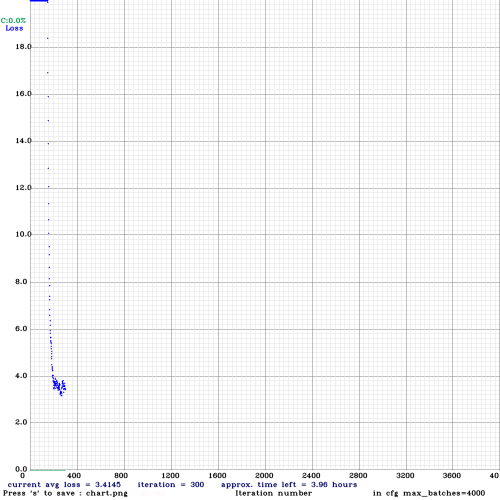
#> input picture files/chart.png, 1000 x 1000 px (shown at 1/2 size); its folder holds 3 pictures in this run
$ jupyter execute --allow-errors dezeen_3-model.ipynb   (shell and % lines are left out)
#> lines starting #> are read from the running program, lines starting #| are printed output that depends on the picture
# Introduction
This part of the repository builds a detection system based on YOLOv4 object detector.

# Environment setup

## Google Drive mount
I'm using Google Colaboratory as my default platform, therefore I need to set up my environment to integrate it with Google Drive. You can skip this bit if you're working locally.

1. Mount Google Drive on the runtime to be able to read and write files. This will ask you to log in to your Google Account and provide an authorization code.
2. Create a symbolic link to a working directory
3. Change the directory to the one where I cloned my repository.

[cell 1]
from google.colab import drive
#> (the rest of this cell did not finish here and is left out)

[cell 2]
%cd /mydrive

## Libraries & functions
- `cv2` - computer vision library
- `matplotlib.pyplot` - visualisation & plotting library
- `sys` - system-specific parameters and functions
- `os.path` - common pathname manipulations

[cell 3]
import cv2
import matplotlib.pyplot as plt
import sys
import os.path

#Darknet YOLOv4
YOLO (*You Only Look Once*) is an object detection system in real-time that recognizes various objects in a single enclosure. Currently it's one of the fastest and most precise object recognition systems.

Paper: [YOLOv4: Optimal Speed and Accuracy of Object Detection](https://arxiv.org/abs/2004.10934)

Code: [AlexeyAB/darknet](https://github.com/AlexeyAB/darknet)

Medium article: [YOLOv4 — the most accurate real-time neural network on MS COCO dataset.](https://medium.com/@alexeyab84/yolov4-the-most-accurate-real-time-neural-network-on-ms-coco-dataset-73adfd3602fe)

## Clone the repository
Let's first clone the official Darknet repository.

[cell 4]
# !git clone https://github.com/AlexeyAB/darknet

## GPU, OpenCV & CUDA
In order for the processing to run faster it's better to enable GPU acceleration within Colab notebook which will make the runtime 100 times faster. In order for Darknet to work propely we need to enable OpenCV and CUDA as well. To do so:

1. Navigate to `Edit -> Notebook settings -> Hardware Accelerator: GPU`
2. Use `sed -i` bash command to write some lines in-place to the `Makefile` to enable OpenCV, GPU and CUDNN.

[cell 5]
# %cd /mydrive/darknet
# !sed -i 's/OPENCV=0/OPENCV=1/' Makefile
# !sed -i 's/GPU=0/GPU=1/' Makefile
# !sed -i 's/CUDNN=0/CUDNN=1/' Makefile
# !sed -i 's/CUDNN_HALF=0/CUDNN_HALF=1/' Makefile

## Verify CUDA
CUDA is a parallel computing platform and application programming interface model created by Nvidia. It allows to use a CUDA-enabled graphics processing unit.

[cell 6]
# !/usr/local/cuda/bin/nvcc --version

## Make Darknet
`make` command builds Darknet and creates executables to run or train object detectors

[cell 7]
# !make

## Weights
YOLOv4 comes with pre-trained weights trained on 80 object categories of [MS COCO Dataset](https://cocodataset.org/) which is a good starting point for further development. Let's download them from the official Darknet repository using `wget`.

[cell 8]
# !wget https://github.com/AlexeyAB/darknet/releases/download/darknet_yolo_v3_optimal/yolov4.weights

# Object detection

## Helper functions

[cell 9]
def showIMG(path):
  image = cv2.imread(path)
  height, width = image.shape[:2]
  resized_image = cv2.resize(
      image,
      (3*width, 3*height),
      interpolation = cv2.INTER_CUBIC
      )

  fig = plt.gcf()
  fig.set_size_inches(18, 10)
  plt.axis("off")
  plt.imshow(
      cv2.cvtColor(
          resized_image,
          cv2.COLOR_BGR2RGB
          )
      )
  plt.show()

## Out the box object detection
Darknet is now built and ready to run detections using YOLOv4 and pre-trained weights. It can already detect 80 classes of COCO Dataset. Let's test its performance on a pre-uploaded test picture.

- `./darknet` - YOLOv4 executable
- `detector` - detection function
- `coco.data` - dataset configuration
- `yolov4.cfg` - system architecture configuration
- `yolov4.weights` - pre-trained weights

[cell 10]
%cd /mydrive/darknet
#> (the rest of this cell did not finish here and is left out)

## Customized object detection
By using commandline flags it's possible to customize the detector to our needs.
- `-tresh 0.5` - sets the treshold value for predictions
- `-dont_show` - skips outputting the prediction picture (Notebook shows an error when trying to display the prediction)
- `-ext_output` - outputs bounding boxes coordinates
- `-out` - saves the prediction output to an external file

#> (a cell that did not finish here is left out)


## Detection detail export
Let's save image detection details of multiple images into a .JSON file.

[cell 12]
# !./darknet detector test cfg/coco.data cfg/yolov4.cfg yolov4.weights -thresh 0.5 -dont_show -ext_output -out /mydrive/files/test_results.json < /mydrive/files/images.txt

# Open Images Dataset v6
To add extra classes and improve performance let's download some more data from [Open Images Dataset v6](https://storage.googleapis.com/openimages/web/index.html). To do so let's use [OIDv4 ToolKit](https://github.com/theAIGuysCode/OIDv4_ToolKit).

## Categories
1. Create a list of Open Images categories to download
2. Create a string of collapsed category names for later use as a command parameter
3. Export category list to a txt file

[cell 13]
classes = [
           'Sink',
           'Stairs',
           'Chair',
           'Cabinetry',
           'Desk',
           'Studio couch',
           'Couch',
           'Door',
           'Shower',
           'Wardrobe',
           'Nightstand',
           'Bathtub',
           'Houseplant',
           'Sofa bed',
           'Curtain',
           'Bed',
           'Fireplace',
           'Bookcase',
           'Table',
           'Mirror',
           'Chest of drawers',
           'Cupboard',
           'Coffee table',
           'Toilet',
           'Bench',
           'Window',
           'Closet',
           'Lamp',
           'Drawer',
           'Stool'
           ]

[cell 14]
classes_dashed = ' '.join([cls.replace(' ', '_') for cls in classes])
classes_dashed

[cell 15]
%cd /mydrive/OIDv4_ToolKit/
with open('classes.txt', 'w') as output:
    output.write('\n'.join(classes))

## OIDv4_ToolKit
Let's use the [OIDv4_ToolKit](https://github.com/theAIGuysCode/OIDv4_ToolKit) repository to download the image files from the Open Image Dataset

[cell 16]
# %cd /mydrive
# !git clone https://github.com/theAIGuysCode/OIDv4_ToolKit.git

## Install the library requirements
Let's install the library requirements essential for the toolkit to work properly.

## Download training & validation sets
Let's use OIDv4_ToolKit's `main.py downloader` script to download the image files.
- `--classes` followed by previously created collapsed string of category names points to the image classes we want to download
- `--type_csv` followed by `train` on `validation` indicates which dataset type we want to download
- `--limit` followed by an integer indicates the maximum of files we want to download
- `--multiclasses` followed by `1` or `0` indicates if we're deadling with a single- or a multiclass classification problem

1. Change the directory
2. Download train set
3. Download validation set

### Train set

### Validation set

## Convert annotations

## Move files

[cell 17]
%cd /mydrive/data/oid

[cell 18]
# https://github.com/theAIGuysCode/yolov4-custom-functions
# !./darknet detector test cfg/coco.data cfg/yolov4.cfg yolov4.weights  -ext_output -dont_show -out result.json < /mydrive/images.txt

# Training configuration
https://github.com/AlexeyAB/darknet#how-to-train-to-detect-your-custom-objects

## Create and edit a config file

[cell 19]
# !cp /mydrive/darknet/cfg/yolov4-custom.cfg /mydrive/files/yolov4-obj.cfg

## obj.names & obj.data

[cell 20]
%cd /mydrive/
with open('/mydrive/files/obj.names', 'w') as output:
    output.write('\n'.join([cls.replace(' ', '_') for cls in classes]))

[cell 21]
_ = '''classes = 2
train = /mydrive/files/train.txt
valid = /mydrive/files/valid.txt
names = /mydrive/files/obj.names
backup = /mydrive/data/'''

with open('/mydrive/files/obj.data', 'w') as output:
    output.write(_)

## train.txt & valid.txt

[cell 22]
image_files = []
DIR = '/mydrive/data/oid/train/Bathtub_Stairs/'
os.chdir(DIR)

for filename in os.listdir(os.getcwd()):
  if filename.endswith('.jpg'):
    image_files.append(DIR + filename)

with open('/mydrive/files/train.txt', 'w') as outfile:
    for image in image_files:
        outfile.write(image)
        outfile.write('\n')
    outfile.close()

[cell 23]
image_files = []
DIR = '/mydrive/data/oid/validation/Bathtub_Stairs/'
os.chdir(DIR)

for filename in os.listdir(os.getcwd()):
  if filename.endswith('.jpg'):
    image_files.append(DIR + filename)

with open('/mydrive/files/valid.txt', 'w') as outfile:
    for image in image_files:
        outfile.write(image)
        outfile.write('\n')
    outfile.close()

# Custom detector

## Download pre-trained weights

[cell 24]
%cd /mydrive/files/
if os.path.isfile('/mydrive/data/yolov4.conv.137') is not True:
  !wget https://github.com/AlexeyAB/darknet/releases/download/darknet_yolo_v3_optimal/yolov4.conv.137

## Train the model

- `detector`:
- `train`:
- `obj.data`: number and names of classes, list of train/val images, backup directory
- `yolov4-obj.cfg`: neural network architecture configuration
- `yolov4-obj_last.weights`: weights file
- `-dont_show`: suppress the display of an image
- `-map`:

[cell 25]
%cd /mydrive/files/
# !/mydrive/darknet/darknet detector train /mydrive/files/obj.data /mydrive/files/yolov4-obj.cfg /mydrive/data/yolov4.conv.137 -dont_show -map

[cell 26]
showIMG('chart.png')
#> call 3 of showIMG, with path = 'chart.png'
#> in showIMG, image is the input picture: shape (1000, 1000, 3); mean B, G, R 246.1, 245.8, 245.7
#> in showIMG (call 3), `plt.show()`:
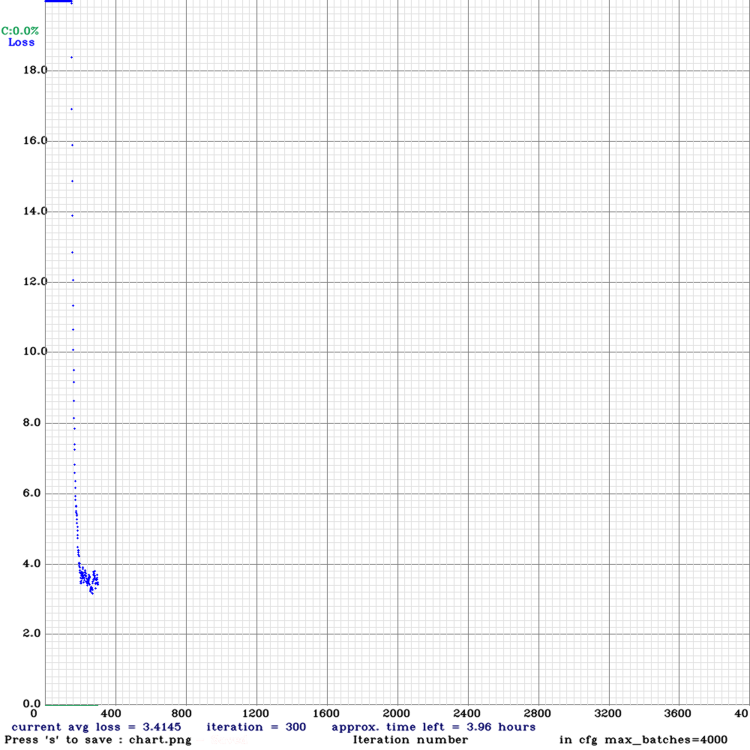
#> shown: shape (3000, 3000, 3) (shown at 1/4 size); mean R, G, B 245, 245, 245.4
